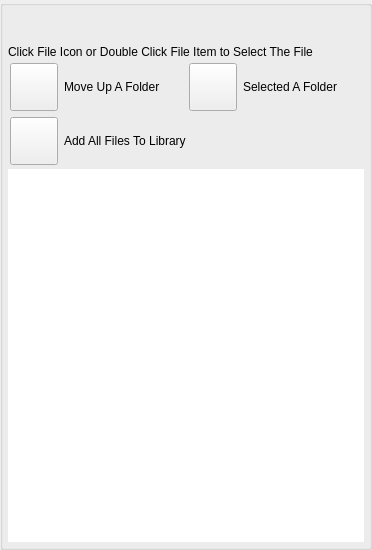
<?xml version="1.0" encoding="UTF-8"?>
<ui version="4.0">
 <class>AppletBrowseFilesUi</class>
 <widget class="QWidget" name="AppletBrowseFilesUi">
  <property name="geometry">
   <rect>
    <x>0</x>
    <y>0</y>
    <width>372</width>
    <height>550</height>
   </rect>
  </property>
  <property name="windowTitle">
   <string>Browse Files</string>
  </property>
  <property name="windowOpacity">
   <double>1.000000000000000</double>
  </property>
  <property name="toolTip">
   <string/>
  </property>
  <layout class="QVBoxLayout" name="verticalLayout">
   <property name="spacing">
    <number>0</number>
   </property>
   <property name="leftMargin">
    <number>0</number>
   </property>
   <property name="topMargin">
    <number>0</number>
   </property>
   <property name="rightMargin">
    <number>0</number>
   </property>
   <property name="bottomMargin">
    <number>0</number>
   </property>
   <item>
    <widget class="QGroupBox" name="FileItemsBox">
     <property name="sizePolicy">
      <sizepolicy hsizetype="Expanding" vsizetype="Preferred">
       <horstretch>0</horstretch>
       <verstretch>0</verstretch>
      </sizepolicy>
     </property>
     <property name="minimumSize">
      <size>
       <width>0</width>
       <height>0</height>
      </size>
     </property>
     <property name="title">
      <string/>
     </property>
     <layout class="QVBoxLayout" name="verticalLayout_2">
      <property name="spacing">
       <number>2</number>
      </property>
      <property name="leftMargin">
       <number>5</number>
      </property>
      <property name="topMargin">
       <number>5</number>
      </property>
      <property name="rightMargin">
       <number>5</number>
      </property>
      <property name="bottomMargin">
       <number>5</number>
      </property>
      <item>
       <widget class="QLabel" name="m_StatusLabel">
        <property name="sizePolicy">
         <sizepolicy hsizetype="Expanding" vsizetype="Preferred">
          <horstretch>0</horstretch>
          <verstretch>0</verstretch>
         </sizepolicy>
        </property>
        <property name="text">
         <string notr="true"/>
        </property>
       </widget>
      </item>
      <item>
       <widget class="FileFilterSelectWidget" name="m_FileFilterSelectWidget" native="true">
        <property name="sizePolicy">
         <sizepolicy hsizetype="Expanding" vsizetype="Preferred">
          <horstretch>0</horstretch>
          <verstretch>0</verstretch>
         </sizepolicy>
        </property>
       </widget>
      </item>
      <item>
       <layout class="QHBoxLayout" name="horizontalLayout_3">
        <item>
         <widget class="VxLabel" name="m_CurDirLabel">
          <property name="sizePolicy">
           <sizepolicy hsizetype="Expanding" vsizetype="Preferred">
            <horstretch>0</horstretch>
            <verstretch>0</verstretch>
           </sizepolicy>
          </property>
          <property name="minimumSize">
           <size>
            <width>0</width>
            <height>0</height>
           </size>
          </property>
          <property name="maximumSize">
           <size>
            <width>16777215</width>
            <height>16777215</height>
           </size>
          </property>
          <property name="layoutDirection">
           <enum>Qt::LeftToRight</enum>
          </property>
          <property name="text">
           <string/>
          </property>
          <property name="scaledContents">
           <bool>false</bool>
          </property>
          <property name="alignment">
           <set>Qt::AlignLeading|Qt::AlignLeft|Qt::AlignTop</set>
          </property>
          <property name="wordWrap">
           <bool>true</bool>
          </property>
          <property name="margin">
           <number>0</number>
          </property>
         </widget>
        </item>
       </layout>
      </item>
      <item>
       <widget class="QLabel" name="m_DoubleTapInstructionLabel">
        <property name="text">
         <string>Click File Icon or Double Click File Item to Select The File</string>
        </property>
       </widget>
      </item>
      <item>
       <widget class="QWidget" name="m_UpDirWidget" native="true">
        <layout class="QHBoxLayout" name="horizontalLayout_2">
         <property name="leftMargin">
          <number>2</number>
         </property>
         <property name="topMargin">
          <number>2</number>
         </property>
         <property name="rightMargin">
          <number>2</number>
         </property>
         <property name="bottomMargin">
          <number>2</number>
         </property>
         <item>
          <widget class="VxPushButton" name="m_UpDirectoryButton">
           <property name="minimumSize">
            <size>
             <width>48</width>
             <height>48</height>
            </size>
           </property>
           <property name="maximumSize">
            <size>
             <width>48</width>
             <height>48</height>
            </size>
           </property>
           <property name="text">
            <string notr="true"/>
           </property>
           <property name="iconSize">
            <size>
             <width>48</width>
             <height>48</height>
            </size>
           </property>
          </widget>
         </item>
         <item>
          <widget class="VxLabel" name="m_UpDirectoryLabel">
           <property name="sizePolicy">
            <sizepolicy hsizetype="Expanding" vsizetype="Preferred">
             <horstretch>0</horstretch>
             <verstretch>0</verstretch>
            </sizepolicy>
           </property>
           <property name="text">
            <string>Move Up A Folder</string>
           </property>
          </widget>
         </item>
         <item>
          <widget class="VxPushButton" name="m_BrowseButton">
           <property name="minimumSize">
            <size>
             <width>48</width>
             <height>48</height>
            </size>
           </property>
           <property name="maximumSize">
            <size>
             <width>48</width>
             <height>48</height>
            </size>
           </property>
           <property name="text">
            <string notr="true"/>
           </property>
          </widget>
         </item>
         <item>
          <widget class="QLabel" name="label">
           <property name="sizePolicy">
            <sizepolicy hsizetype="Expanding" vsizetype="Preferred">
             <horstretch>0</horstretch>
             <verstretch>0</verstretch>
            </sizepolicy>
           </property>
           <property name="text">
            <string>Selected A Folder</string>
           </property>
          </widget>
         </item>
        </layout>
       </widget>
      </item>
      <item>
       <widget class="QWidget" name="m_AddAllWidget" native="true">
        <layout class="QHBoxLayout" name="horizontalLayout_4">
         <property name="leftMargin">
          <number>2</number>
         </property>
         <property name="topMargin">
          <number>2</number>
         </property>
         <property name="rightMargin">
          <number>2</number>
         </property>
         <property name="bottomMargin">
          <number>2</number>
         </property>
         <item>
          <widget class="VxPushButton" name="m_AddAllButton">
           <property name="minimumSize">
            <size>
             <width>48</width>
             <height>48</height>
            </size>
           </property>
           <property name="maximumSize">
            <size>
             <width>48</width>
             <height>48</height>
            </size>
           </property>
           <property name="text">
            <string notr="true"/>
           </property>
           <property name="iconSize">
            <size>
             <width>48</width>
             <height>48</height>
            </size>
           </property>
          </widget>
         </item>
         <item>
          <widget class="VxLabel" name="m_AddAllLabel">
           <property name="sizePolicy">
            <sizepolicy hsizetype="Expanding" vsizetype="Preferred">
             <horstretch>0</horstretch>
             <verstretch>0</verstretch>
            </sizepolicy>
           </property>
           <property name="text">
            <string>Add All Files To Library</string>
           </property>
          </widget>
         </item>
        </layout>
       </widget>
      </item>
      <item>
       <widget class="QListWidget" name="FileItemList">
        <property name="font">
         <font>
          <pointsize>8</pointsize>
         </font>
        </property>
        <property name="frameShape">
         <enum>QFrame::NoFrame</enum>
        </property>
        <property name="frameShadow">
         <enum>QFrame::Plain</enum>
        </property>
        <property name="lineWidth">
         <number>0</number>
        </property>
        <property name="iconSize">
         <size>
          <width>32</width>
          <height>32</height>
         </size>
        </property>
        <property name="verticalScrollMode">
         <enum>QAbstractItemView::ScrollPerPixel</enum>
        </property>
        <property name="resizeMode">
         <enum>QListView::Adjust</enum>
        </property>
        <property name="uniformItemSizes">
         <bool>true</bool>
        </property>
       </widget>
      </item>
     </layout>
    </widget>
   </item>
  </layout>
 </widget>
 <customwidgets>
  <customwidget>
   <class>VxPushButton</class>
   <extends>QPushButton</extends>
   <header>VxPushButton.h</header>
  </customwidget>
  <customwidget>
   <class>VxLabel</class>
   <extends>QLabel</extends>
   <header>VxLabel.h</header>
  </customwidget>
  <customwidget>
   <class>FileFilterSelectWidget</class>
   <extends>QWidget</extends>
   <header>FileFilterSelectWidget.h</header>
   <container>1</container>
  </customwidget>
 </customwidgets>
 <resources/>
 <connections/>
</ui>
